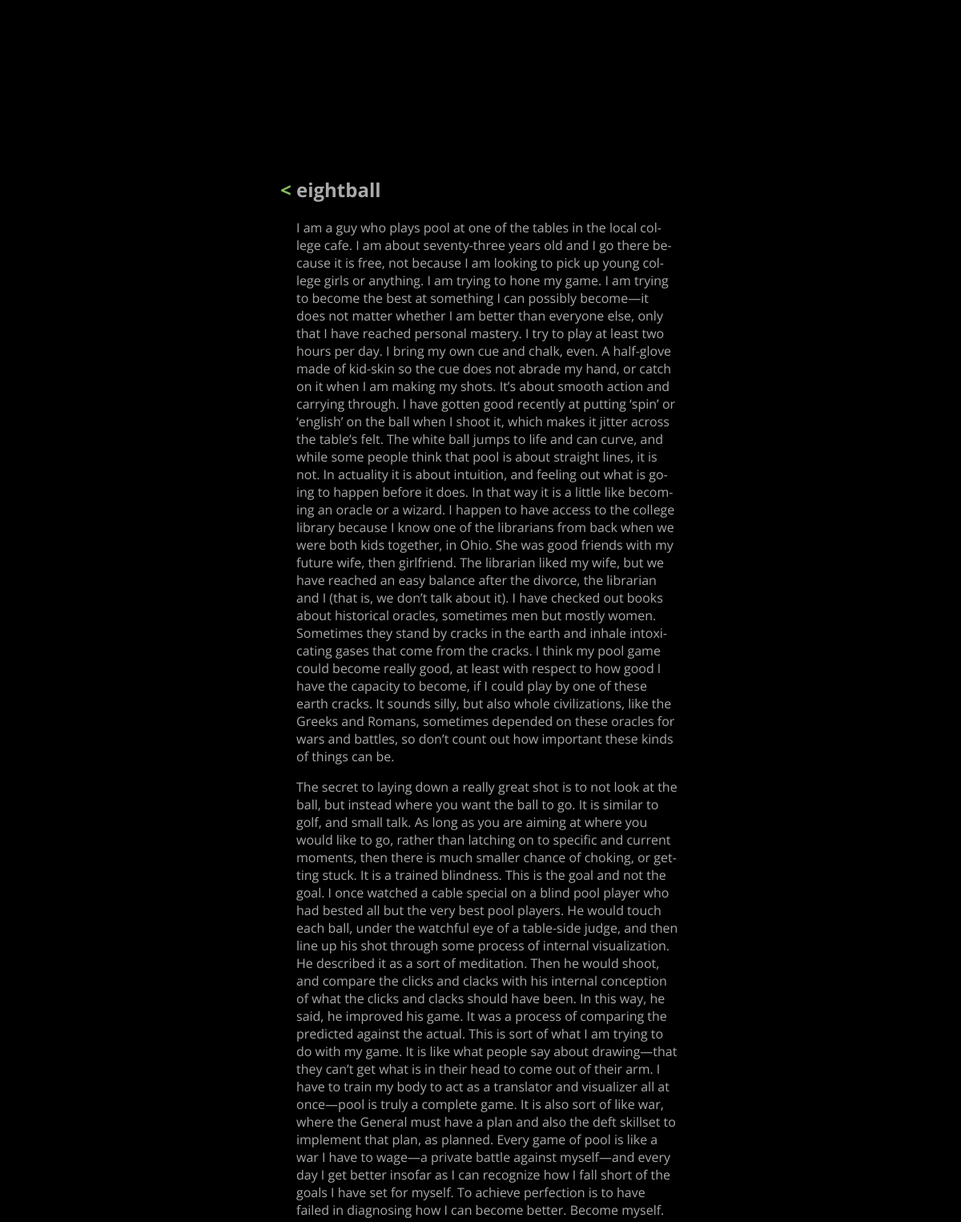
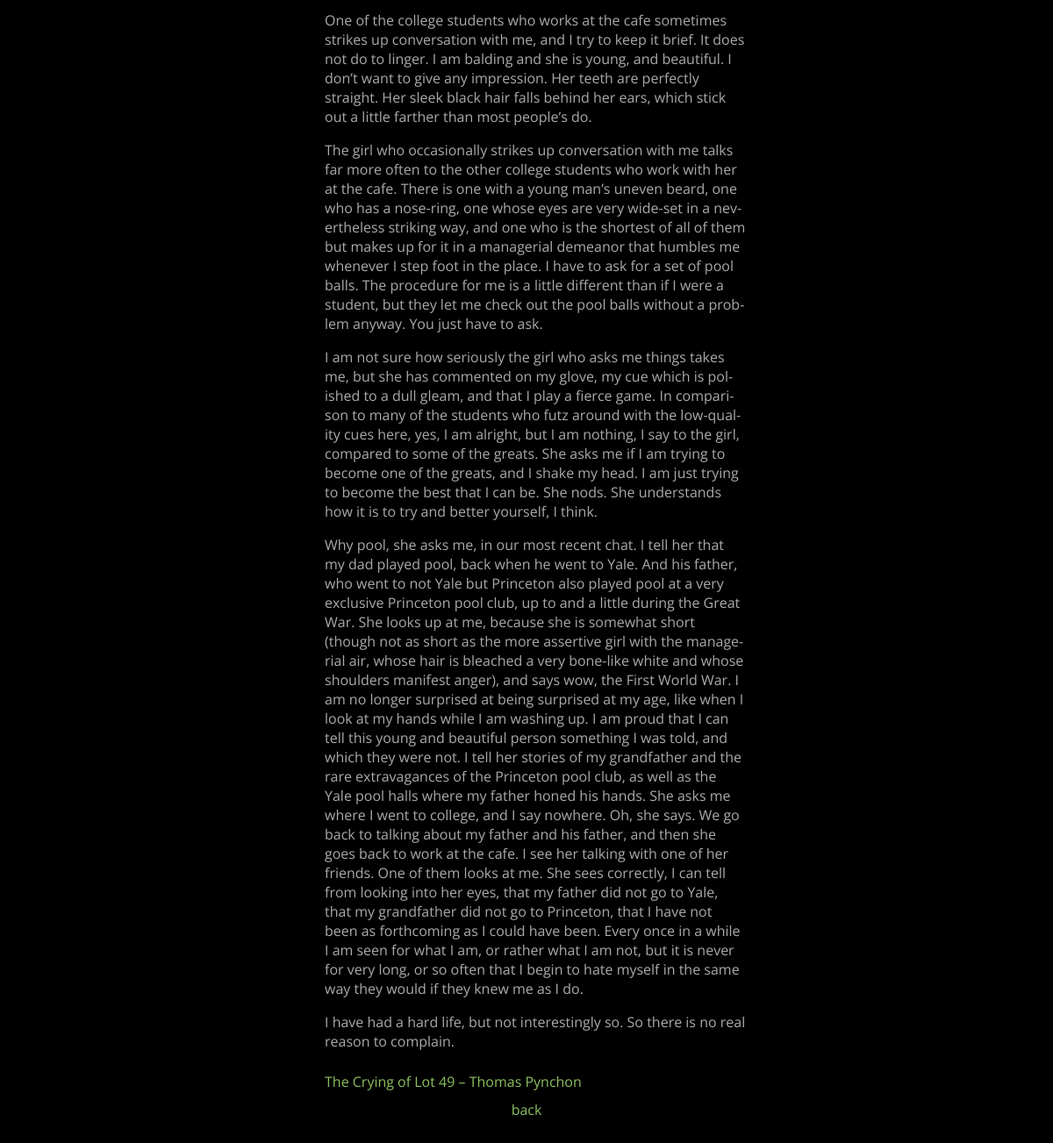
The app's page /produce/written/19/ with its own data (2 pictures, top to bottom).
### produce/models.py (models this page shows, shortened)
class WrittenObject(models.Model):
	title       = models.CharField(max_length=200, default="n/a")
	description = models.CharField(max_length=500, default="n/a")
	pub_date    = models.DateTimeField('date published', default=timezone.now)
	word_count  = models.IntegerField(default=0)
	content     = models.TextField(default="n/a")
	cited_works  = models.ManyToManyField('library.LibraryObject', blank=True)

### library/models.py (models this page shows, shortened)
class LibraryObject(models.Model):
	title       = models.CharField(max_length=200, default="n/a")
	author      = models.CharField(max_length=100, default="n/a")
	lastname    = models.CharField(max_length=100, default="n/a")
	description = models.TextField(max_length=1000, default="")
	pub_date    = models.DateTimeField('date published')
	acq_date    = models.DateTimeField('date acquired',default=timezone.now)
	ISBN_10     = models.CharField(max_length=20, default="n/a")
	ISBN_13     = models.CharField(max_length=20, default="n/a")
	pages       = models.IntegerField(default=0)
	pages_read  = models.IntegerField(default=0)
	rating      = models.IntegerField(default=0)

### produce/views.py (the view)
# urls.py: path("written/<int:produce_id>/", views.written_individual, name="written_individual"),
def written_individual(request, produce_id):
	written_object = get_object_or_404(WrittenObject, pk=produce_id)
	cited_works    = written_object.cited_works.all()
	return render(request, 'produce/individual_written.html', {'written_object': written_object, 'cited_works' : cited_works})

### produce/templates/produce/individual_written.html (shortened to what this page needs)
{% extends 'base/base.html' %}
{% block content %}
	<div class="heading">
	</div>
	<div class="sub-heading">
		<h2>
			<a href="{% url 'produce:written' %}">< </a>{{ written_object.title }}
		</h2>
	</div>
	<div class="info">
		<div class="info_text">
			{{ written_object.content|safe }}
		</div>
	</div>
	<div class="citations">
	{% if cited_works %}
		{% for elem in cited_works %}
			<span class="info_text">
				<a href="{% url 'library:individual' elem.pk %}">{{ elem.title }} – {{ elem.author }}</a>
			</span>
			<br>
		{% endfor %}
	{% else %}
		<span class="info_text">
			No citations.
		</span>
	{% endif %}
	</div>
	<div class="nav">
		<a href="{% url 'produce:written' %}">back</a>
	</div>
{% endblock %}

### base/static/base/css/mobile.css (style rules this page uses)
html, body { background-color: black; color: #AAA; font-family: 'Open Sans', sans-serif; overflow: hidden; }
a { color: #8cc05f; text-decoration: none; }
span { color: #444; }
.heading { color:#AAA; padding-top: 100px; width: 100%; display: block; margin: auto; }
.sub-heading { color:#AAA; display: block; margin: auto; width: 100%; }
.info { color: #AAA; margin: auto; width: 100%; text-align: left; -webkit-hyphens: auto; -moz-hyphens: auto; hyphens: auto; }
.nav { padding-top: 10px; padding-bottom: 50px; margin: auto; text-align: center; }
.info_text { padding-bottom: 0.5em; }

### base/static/base/css/main.css (style rules this page uses)
html, body { background-color: black; color: #AAA; font-family: 'Open Sans', sans-serif; overflow: hidden; }
a { color: #8cc05f; text-decoration: none; }
span { color: #444; }
.heading { color:#AAA; padding-top: 200px; width: 500px; display: block; margin: auto; }
.sub-heading { color:#AAA; display: block; margin: auto; width: 500px; }
.info { color: #AAA; margin: auto; width: 480px; text-align: left; -webkit-hyphens: auto; -moz-hyphens: auto; hyphens: auto; padding-left: 20px; }
.nav { padding-top: 10px; padding-bottom: 50px; margin: auto; text-align: center; }
.citations { padding-left: 20px; }
.info_text { padding-bottom: 0.5em; }

### records on screen
WrittenObject: title "eightball", content "I am a guy who plays pool at one of the tables in the local college cafe. I am about seventy-three years old and I go there because it is free, not because I am looking to pick up young college girls or anything. I am trying to hone my game. I am trying to become the best at something I can possibly become—it does not matter whether I am better than everyone else, only that I have reached personal mastery. I try to play at least two hours per day. I bring my own cue and chalk, even. A half-glove made of kid-skin so the cue does not abrade my hand, or catch on it when I am making my shots. It’s about smooth action and carrying through. I have gotten good recently at putting ‘spin’ or…"
LibraryObject: title "The Crying of Lot 49", author "Thomas Pynchon"
